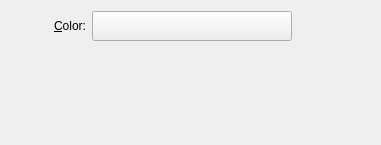
<ui version="4.0" >
 <class>Config</class>
 <widget class="QWidget" name="Config" >
  <property name="geometry" >
   <rect>
    <x>0</x>
    <y>0</y>
    <width>381</width>
    <height>145</height>
   </rect>
  </property>
  <property name="windowTitle" >
   <string>Color</string>
  </property>
  <layout class="QGridLayout" name="gridLayout" >
   <item row="0" column="0" >
    <widget class="QLabel" name="label_5" >
     <property name="minimumSize" >
      <size>
       <width>75</width>
       <height>0</height>
      </size>
     </property>
     <property name="text" >
      <string>&amp;Color:</string>
     </property>
     <property name="alignment" >
      <set>Qt::AlignRight|Qt::AlignTrailing|Qt::AlignVCenter</set>
     </property>
     <property name="buddy" >
      <cstring>m_color</cstring>
     </property>
    </widget>
   </item>
   <item row="0" column="1" >
    <widget class="KColorButton" name="m_color" >
     <property name="sizePolicy" >
      <sizepolicy vsizetype="Fixed" hsizetype="Minimum" >
       <horstretch>0</horstretch>
       <verstretch>0</verstretch>
      </sizepolicy>
     </property>
     <property name="minimumSize" >
      <size>
       <width>200</width>
       <height>30</height>
      </size>
     </property>
     <property name="color" >
      <color>
       <red>70</red>
       <green>90</green>
       <blue>130</blue>
      </color>
     </property>
     <property name="defaultColor" >
      <color>
       <red>70</red>
       <green>90</green>
       <blue>130</blue>
      </color>
     </property>
    </widget>
   </item>
   <item row="0" column="2" >
    <spacer name="spacer" >
     <property name="orientation" >
      <enum>Qt::Horizontal</enum>
     </property>
     <property name="sizeHint" stdset="0" >
      <size>
       <width>87</width>
       <height>27</height>
      </size>
     </property>
    </spacer>
   </item>
   <item row="1" column="0" colspan="3" >
    <spacer name="verticalSpacer_2" >
     <property name="orientation" >
      <enum>Qt::Vertical</enum>
     </property>
     <property name="sizeHint" stdset="0" >
      <size>
       <width>338</width>
       <height>199</height>
      </size>
     </property>
    </spacer>
   </item>
  </layout>
 </widget>
 <customwidgets>
  <customwidget>
   <class>KColorButton</class>
   <extends>QPushButton</extends>
   <header>kcolorbutton.h</header>
  </customwidget>
 </customwidgets>
 <resources/>
 <connections/>
</ui>
